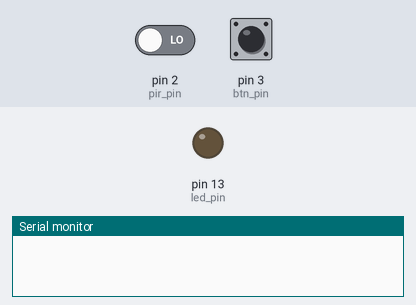
A sketch run on a simulated Arduino Uno, built with avr-gcc and run on an emulated ATmega328P. Shown: output pins drawn as LEDs (lit = HIGH), the last lines printed to the serial monitor. Inputs (shaded band) come from the test bench; at power-on: pin 2 (pir_pin) LOW, pin 3 (btn_pin) LOW. No radio packets arrive unless stated.

Above: at 1.2 s.
1.3 s: pin 2 (pir_pin) driven HIGH
At 1.6 s:
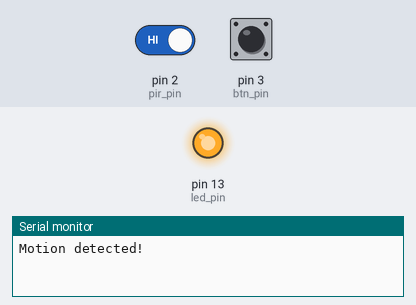
2.8 s: pin 2 (pir_pin) driven LOW
At 4.0 s:
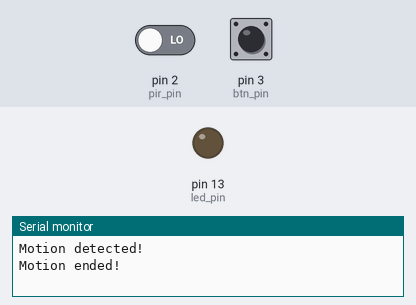
4.3 s: pin 3 (btn_pin) pulled HIGH for 3.2 s
At 5.1 s:
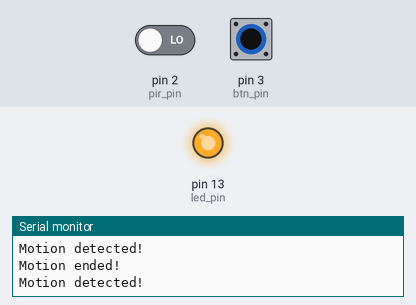
Timing chart, 0 to 9.0 s (numbered marks = the images above; inputs shaded):
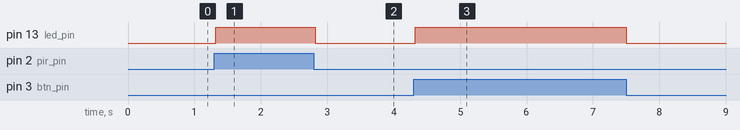

Measured:
- after the input at 1.3 s, pin 13 (led_pin): LOW → HIGH at once
- after the input at 2.8 s, pin 13 (led_pin): HIGH → LOW at once
- after the input at 4.3 s, pin 13 (led_pin): LOW → HIGH at once, → LOW 3.2 s later

The sketch:

button_and_pirAlarm_transmitter.ino
```cpp
//https://www.instructables.com/ARDUINO-WIRELESS-HOME-SECURITY-SYSTEM/
// Include VirtualWire library
#include <VirtualWire.h>

int led_pin = 13;// //connect LED to Pin 13 of Arduino
int transmit_pin = 12;//connect RF433 data to Pin 12 of Arduino
int pir_pin = 2;//connect PIR sensor signal pin to Pin 2 of Arduino
int btn_pin = 3;//connect Button to Pin 3 of Arduino
int pir_val = 0; // variable for store the status of PIR sensor
int btn_val = 0;// variable for store the status of push button
int pir_state = LOW;//set LOW the initial value
int btn_state = LOW;//set LOW the initial value
void setup()
{
   Serial.begin(9600);// set baud rate 9600 for serial communication
   vw_set_tx_pin(transmit_pin);
   vw_setup(4000); // Transmission rate
   pinMode(led_pin, OUTPUT);//Initilized pin 13 as an OUTPUT
   pinMode(pir_pin,INPUT);//Initilized pin 2 as an INPUT
   pinMode(btn_pin,INPUT);//Initilized pin 3 as an INPUT
}

void loop()
{
  char msg[1] = {'0'};
  // Get sensor value
  pir_val = digitalRead(pir_pin);// variable pir_val will store the value of pir_pin(2)
  btn_val = digitalRead(btn_pin);// variable btn_val will store the value of btn_pin(3)
  // Change message if motion is detected
  if (pir_val || btn_val == 1)
  {
      msg[0] = '1';
      digitalWrite(led_pin, HIGH); // Flash a light to show transmitting
      vw_send((uint8_t *)msg, 1);
      vw_wait_tx(); // Wait until the whole message is gone
      if (pir_state == LOW)
      {
      Serial.println("Motion detected!");
      pir_state = HIGH;
      }
   }
 else
 {
   msg[0] = '0';
   digitalWrite(led_pin, LOW);
   vw_send((uint8_t *)msg, 1);
   vw_wait_tx(); // Wait until the whole message is gone
   if (pir_state == HIGH)
   {
      Serial.println("Motion ended!");
      pir_state = LOW;
   }
  }
}
```
